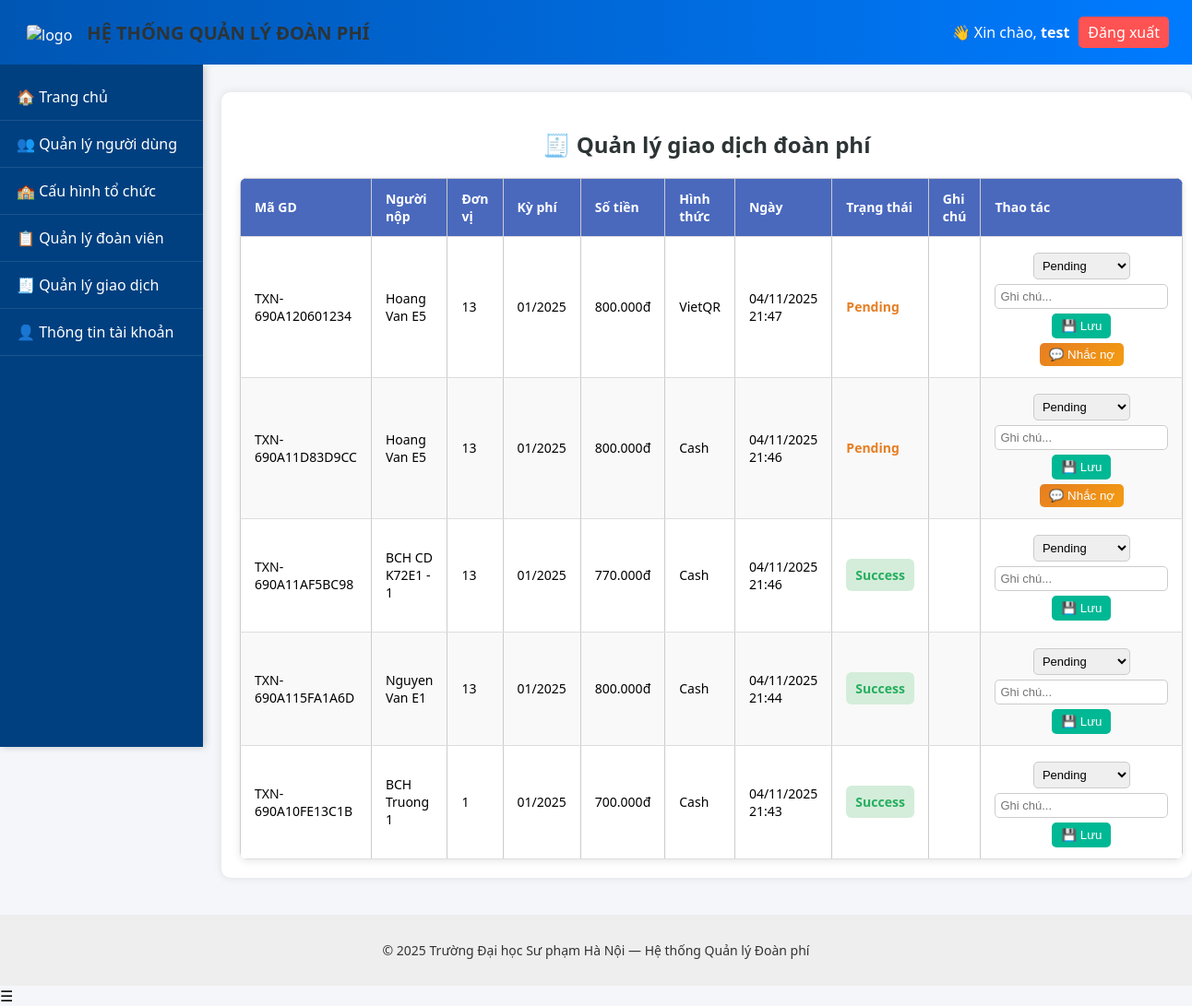
/pages/manage_transactions.php (signed in), run on the app's committed database.
### tables this page shows
CREATE TABLE `fee_payment` (
  `id` int(11) NOT NULL,
  `obligation_id` int(11) NOT NULL,
  `payer_id` int(11) NOT NULL,
  `collector_id` int(11) DEFAULT NULL,
  `payment_method` varchar(100) NOT NULL,
  `payment_date` datetime DEFAULT current_timestamp(),
  `amount` decimal(10,2) NOT NULL,
  `status` enum('Pending','Success','Failed','Need review','Canceled') DEFAULT 'Pending',
  `receipt_id` int(11) DEFAULT NULL,
  `transaction_code` varchar(100) DEFAULT NULL,
  `note` text DEFAULT NULL,
  `created_at` datetime DEFAULT current_timestamp(),
  `updated_at` datetime DEFAULT current_timestamp() ON UPDATE current_timestamp()
);

CREATE TABLE `users` (
  `userId` int(11) NOT NULL,
  `userName` varchar(255) NOT NULL,
  `fullName` varchar(255) DEFAULT NULL,
  `gender` enum('M','F','O') DEFAULT 'O',
  `identifyCard` varchar(255) DEFAULT NULL,
  `email` varchar(255) DEFAULT NULL,
  `password` varchar(255) NOT NULL,
  `birthDate` date DEFAULT NULL,
  `joinDate` date DEFAULT NULL,
  `unit` varchar(255) DEFAULT NULL,
  `isAdmin` tinyint(1) DEFAULT 0,
  `createdAt` datetime DEFAULT current_timestamp(),
  `updatedAt` datetime DEFAULT current_timestamp() ON UPDATE current_timestamp()
);

CREATE TABLE `fee_obligation` (
  `id` int(11) NOT NULL,
  `user_id` int(11) NOT NULL,
  `policy_id` int(11) NOT NULL,
  `period_label` varchar(50) NOT NULL,
  `amount` decimal(10,2) NOT NULL,
  `due_date` date NOT NULL,
  `status` enum('Chưa nộp','Đã nộp','Quá hạn') DEFAULT 'Chưa nộp',
  `reference_code` varchar(100) DEFAULT NULL,
  `created_at` datetime DEFAULT current_timestamp(),
  `updated_at` datetime DEFAULT current_timestamp() ON UPDATE current_timestamp()
);

### pages/manage_transactions.php (the view, shortened to what this page needs)
<?php
include("../includes/header.php");
include("../includes/navbar.php");
include("../config/db.php");
$sql = "
  SELECT
    p.id, p.transaction_code, p.payment_method, p.amount, p.status, p.note, p.payment_date,
    u.fullName AS payer_name, u.unit AS payer_unit, o.period_label, o.status AS obligation_status
  FROM fee_payment p
  JOIN users u ON p.payer_id = u.userId
  JOIN fee_obligation o ON p.obligation_id = o.id
  LEFT JOIN user_role ur ON u.userId = ur.user_id
  LEFT JOIN role r ON ur.role_id = r.id
  WHERE 1
";
$sql .= " ORDER BY p.payment_date DESC";
$transactions = $conn->query($sql);
?>
<div class="container">
  <h2>🧾 Quản lý giao dịch đoàn phí</h2>
  <table class="table">
    <thead>
      <tr>
        <th>Mã GD</th>
        <th>Người nộp</th>
        <th>Đơn vị</th>
        <th>Kỳ phí</th>
        <th>Số tiền</th>
        <th>Hình thức</th>
        <th>Ngày</th>
        <th>Trạng thái</th>
        <th>Ghi chú</th>
        <th>Thao tác</th>
      </tr>
    </thead>
    <tbody>
      <?php if ($transactions && $transactions->num_rows > 0): ?>
        <?php while ($t = $transactions->fetch_assoc()): ?>
          <tr>
            <td><?= htmlspecialchars($t['transaction_code']) ?></td>
            <td><?= htmlspecialchars($t['payer_name']) ?></td>
            <td><?= htmlspecialchars($t['payer_unit'] ?? '-') ?></td>
            <td><?= htmlspecialchars($t['period_label']) ?></td>
            <td><?= number_format($t['amount'], 0, ',', '.') ?>đ</td>
            <td><?= htmlspecialchars($t['payment_method']) ?></td>
            <td><?= date("d/m/Y H:i", strtotime($t['payment_date'])) ?></td>
            <td><span class="status <?= strtolower($t['status']) ?>"><?= htmlspecialchars($t['status']) ?></span></td>
            <td><?= htmlspecialchars($t['note'] ?? '') ?></td>
            <td>
              <form method="POST" class="inline-form">
                <select name="status" class="status-select">
                  <option value="Pending" <?= $t['status'] == 'Pending' ? 'selected' : '' ?>>Pending</option>
                </select>
                <input type="text" name="note" placeholder="Ghi chú..." value="<?= htmlspecialchars($t['note'] ?? '') ?>">
                <button type="submit" class="btn-update">💾 Lưu</button>
              </form>
              <?php if (in_array($t['status'], ['Pending', 'Need review'])): ?>
                <form method="POST" class="inline-form" action="remind_member.php">
                  <button type="submit" class="btn-remind">💬 Nhắc nợ</button>
                </form>
              <?php endif; ?>
            </td>
          </tr>
        <?php endwhile; ?>
      <?php else: ?>
        <tr><td colspan="10" style="text-align:center;">Không có giao dịch phù hợp.</td></tr>
      <?php endif; ?>
    </tbody>
  </table>
</div>
<?php include("../includes/footer.php"); ?>

### public/css/style.css (style rules this page uses)
body { margin: 0; font-family: "Segoe UI", sans-serif; background-color: #f4f6fa; }
.container { max-width: 1100px; margin: 30px auto; background: white; border-radius: 10px; padding: 25px; box-shadow: 0 0 10px rgba(0,0,0,0.1); }
.table { width: 100%; border-collapse: collapse; }
.table th, .table td { padding: 10px; border: 1px solid #ccc; text-align: left; }
.table th { background: #007bff; color: white; }
body { margin: 0; padding-top: 70px; }
h2 { color: #333; margin-bottom: 15px; }
.table { width: 100%; border-collapse: collapse; background: #fff; box-shadow: 0 2px 8px rgba(0,0,0,0.1); border-radius: 8px; overflow: hidden; }
.table th, .table td { padding: 12px 15px; border-bottom: 1px solid #ddd; text-align: left; }
.table th { background: #4a69bd; color: white; }
.success { background: #d4edda; color: #155724; padding: 8px 10px; border-radius: 6px; }

### pages/manage_transactions.php (style rules this page uses)
.container { margin-left: 240px; padding: 20px; max-width: calc(100% - 280px); }
h2 { text-align: center; margin-bottom: 20px; color: #2d3436; }
table { width: 100%; border-collapse: collapse; font-size: 14px; box-shadow: 0 4px 10px rgba(0,0,0,0.05); }
th, td { border: 1px solid #ddd; padding: 10px; text-align: center; }
th { background: #0984e3; color: white; }
tr:nth-child(even) { background: #f9f9f9; }
.inline-form { display: flex; flex-wrap: wrap; gap: 5px; justify-content: center; margin-top: 5px; }
.status-select, input[type=text] { padding: 5px; font-size: 13px; border: 1px solid #ccc; border-radius: 5px; }
.btn-update { background: #00b894; color: white; border: none; padding: 6px 10px; border-radius: 5px; cursor: pointer; }
.btn-remind { background: linear-gradient(135deg, #e67e22, #f39c12); color: white; border: none; padding: 5px 10px; border-radius: 5px; cursor: pointer; }
.status.success { color: #27ae60; font-weight: bold; }
.status.pending { color: #e67e22; font-weight: bold; }
.success { color: #27ae60; font-weight: bold; text-align: center; }

### data on the page
fee_payment: transaction_code "TXN-690A120601234", payer.fullName "Hoang Van E5", payer.unit "13", obligation.period_label "01/2025", amount "800.000", payment_method "VietQR", payment_date "04/11/2025 21:47", status "Pending"
fee_payment: transaction_code "TXN-690A11D83D9CC", payer.fullName "Hoang Van E5", payer.unit "13", obligation.period_label "01/2025", amount "800.000", payment_method "Cash", payment_date "04/11/2025 21:46", status "Pending"
fee_payment: transaction_code "TXN-690A11AF5BC98", payer.fullName "BCH CD K72E1 - 1", payer.unit "13", obligation.period_label "01/2025", amount "770.000", payment_method "Cash", payment_date "04/11/2025 21:46", status "Success"
fee_payment: transaction_code "TXN-690A115FA1A6D", payer.fullName "Nguyen Van E1", payer.unit "13", obligation.period_label "01/2025", amount "800.000", payment_method "Cash", payment_date "04/11/2025 21:44", status "Success"
fee_payment: transaction_code "TXN-690A10FE13C1B", payer.fullName "BCH Truong 1", payer.unit "1", obligation.period_label "01/2025", amount "700.000", payment_method "Cash", payment_date "04/11/2025 21:43", status "Success"

### other printed values
$_SESSION['user']['userName'] "test"
